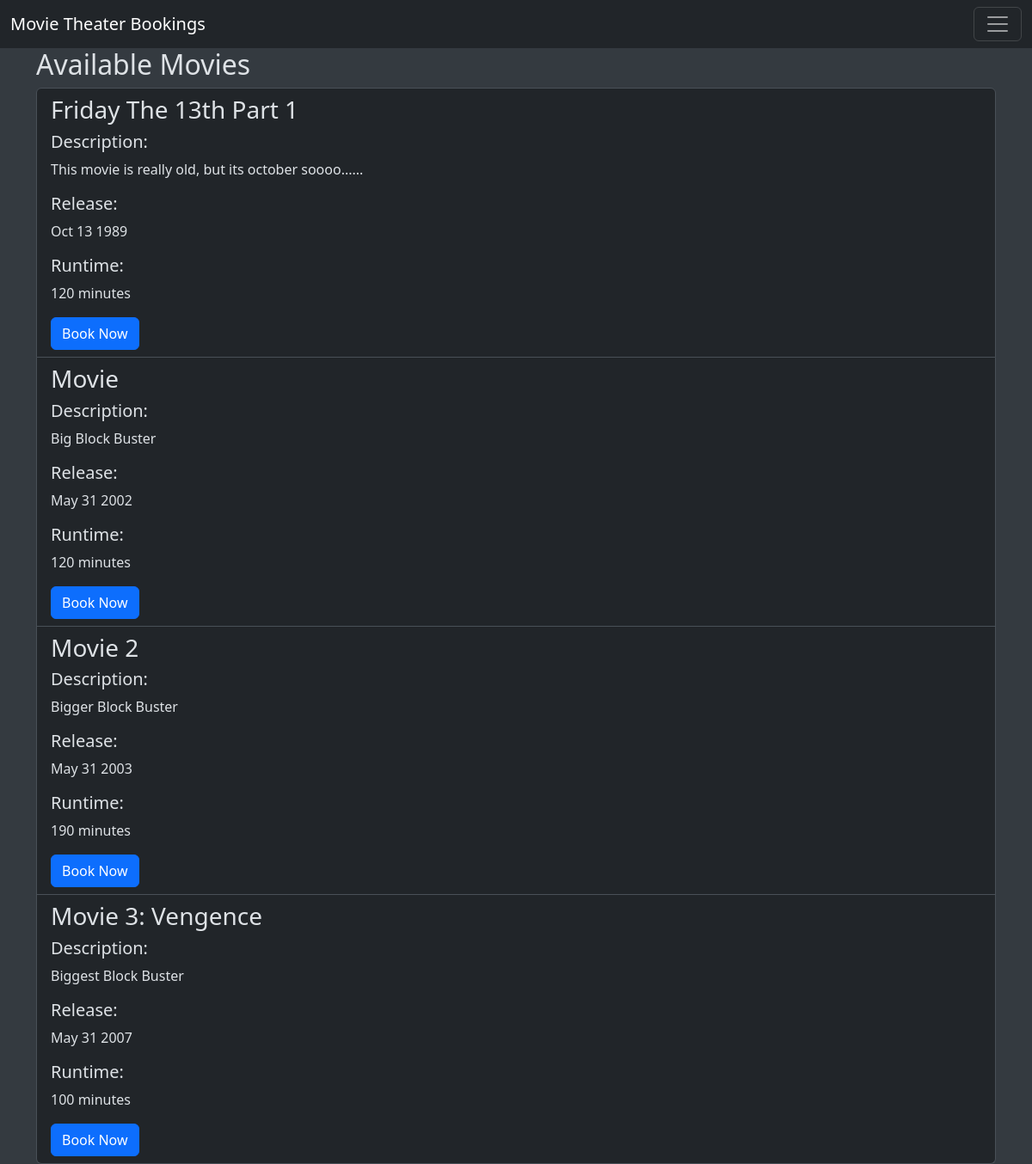
Before: / with the older database file.
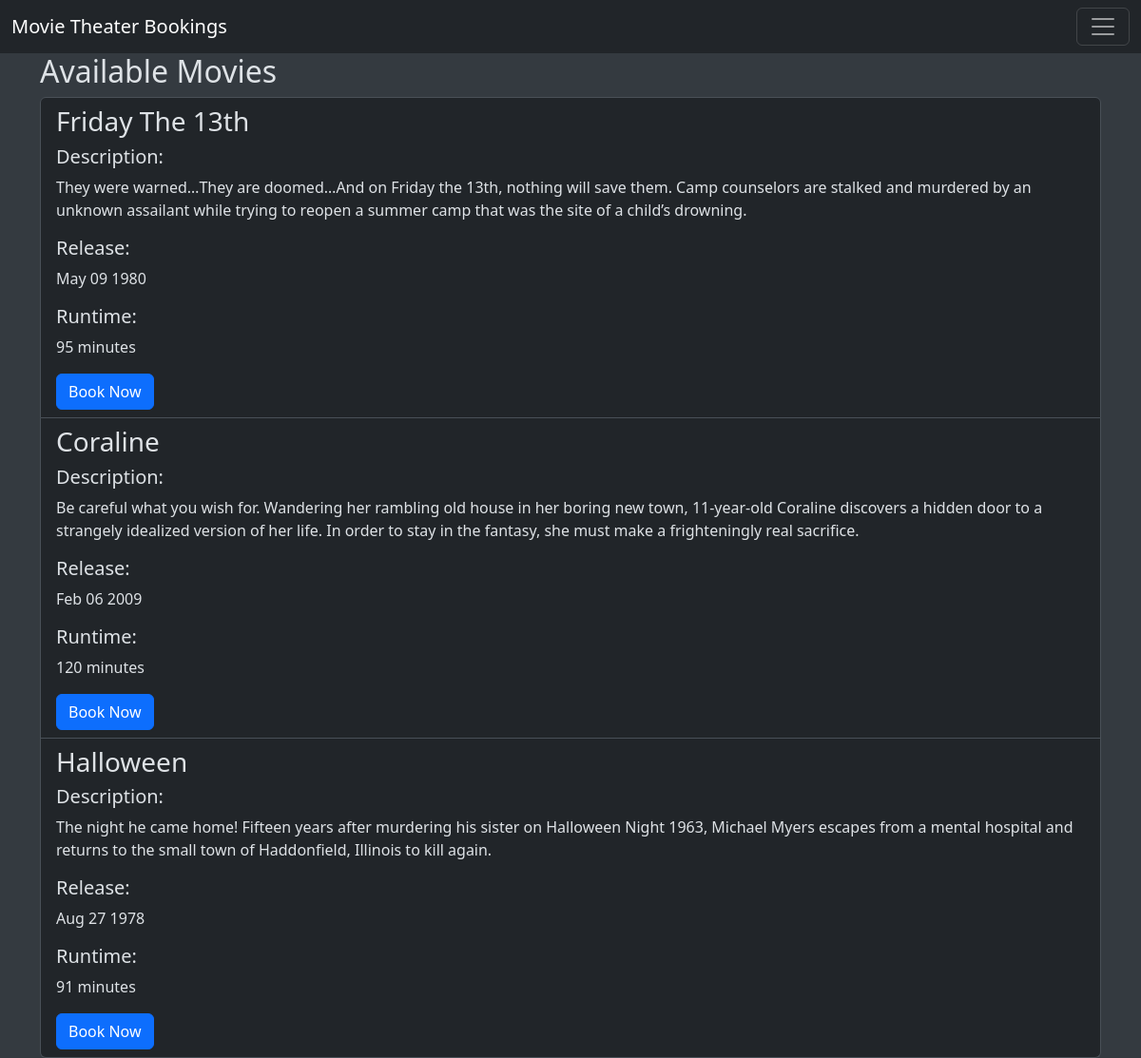
After: the same page with the newer database file.
### bookings/models.py (models this page shows, shortened)
class Movie(models.Model):
    title = models.CharField(max_length=200)
    description = models.TextField()
    release_date = models.DateField()
    runtime = models.PositiveIntegerField()

### bookings/views.py (the view)
# urls.py: path("", views.movie_list, name="movie_list"),
def movie_list(request):
    movies = Movie.objects.all()
    return render(request, "bookings/movie_list.html",{"movies":movies})

### bookings/templates/bookings/movie_list.html (shortened to what this page needs)
{% extends 'bookings/base.html' %}
{% block content %}
<h2> Available Movies </h2>
<ul class="list-group">
   {% for movie in movies %}
        <li class="list-group-item">
           <h3>{{ movie.title }}</h3>
           <h5>Description:</h5>
           <p>{{ movie.description }}</p>
           <h5>Release:</h5>
           <p>{{ movie.release_date|date:"M d Y" }}</p>
           <h5>Runtime:</h5>
           <p>{{ movie.runtime }} minutes</p>
          <a href = "{% url 'book_seat' movie.id %}" class=" btn btn-primary">
            Book Now
            </a>
        </li>
    {% empty %}
    <p> No Movies Avialable at this time</p>
    {% endfor %}
</ul>
{% endblock %}

### bookings/templates/bookings/base.html (shortened to what this page needs)
<!doctype html>
<html lang="en" data-bs-theme="dark">
  <head>
    <link href="https://cdn.jsdelivr.net/npm/bootstrap@5.3.8/dist/css/bootstrap.min.css" rel="stylesheet">
  </head>
  <body class="bg-body-secondary">
    <nav class="navbar bg-dark">
  <div class="container-fluid">
    <a class="navbar-brand" href="{% url 'movie_list' %}">Movie Theater Bookings</a>
    <button class="navbar-toggler" type="button" data-bs-toggle="offcanvas" data-bs-target="#offcanvasDarkNavbar" aria-controls="offcanvasDarkNavbar" aria-label="Toggle navigation">
      <span class="navbar-toggler-icon"></span>
    </button>
  </div>
</nav>
    <div class="container">
        {% block content %}
        {% endblock %}
    </div>
  </body>
</html>

Changed rows visible on the page:
removed Movie: title "Movie", description "Big Block Buster", release_date "May 31 2002", runtime "120"
removed Movie: title "Movie 2", description "Bigger Block Buster", release_date "May 31 2003", runtime "190"
removed Movie: title "Movie 3: Vengence", description "Biggest Block Buster", release_date "May 31 2007", runtime "100"
changed Movie: title "Friday The 13th Part 1" → "Friday The 13th"; description "This movie is really old, but its october soooo......" → "They were warned…They are doomed…And on Friday the 13th, nothing will save them. Camp counselors are stalked and murdered by an unknown assailant while trying to reopen a summer camp that was the site of a child’s drowning."; release_date "Oct 13 1989" → "May 09 1980"; runtime "120" → "95"
added Movie: title "Coraline", description "Be careful what you wish for. Wandering her rambling old house in her boring new town, 11-year-old Coraline discovers a hidden door to a strangely idealized version of her life. In order to stay in the fantasy, she must make a frighteningly real sacrifice.", release_date "Feb 06 2009", runtime "120"
added Movie: title "Halloween", description "The night he came home! Fifteen years after murdering his sister on Halloween Night 1963, Michael Myers escapes from a mental hospital and returns to the small town of Haddonfield, Illinois to kill again.", release_date "Aug 27 1978", runtime "91"
